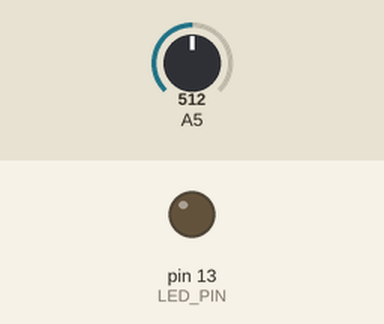
Bench run of a sketch on a simulated Arduino Leonardo, built with avr-gcc and run on an emulated ATmega32U4. On the bench: output pins drawn as LEDs (lit = HIGH). Inputs (shaded band) come from the test bench; at power-on: A5 = 512. What the sketch prints to the serial monitor is not drawn.

Above: at 15.0 s.
At 45.0 s:
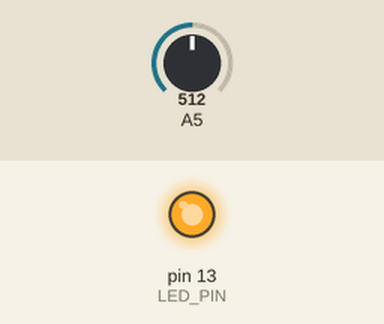
Timing chart, 0 to 78.0 s (numbered marks = the images above):
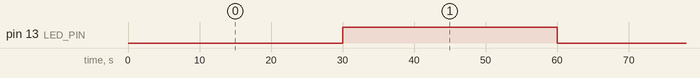

Measured:
- by itself, pin 13 (LED_PIN): alternates HIGH for 30.0 s and LOW for 30.0 s

The sketch:

readsensor.ino
```cpp
#include <Esplora.h>
#define LED_PIN 13

void setup()
{
	pinMode(LED_PIN, OUTPUT);
	Serial.begin(9600);
}

void loop()
{
	Serial.println(Esplora.readLightSensor(), DEC);
	delay(30000);
	digitalWrite(LED_PIN, HIGH);
	delay(30000);
	digitalWrite(LED_PIN, LOW);
}
```
